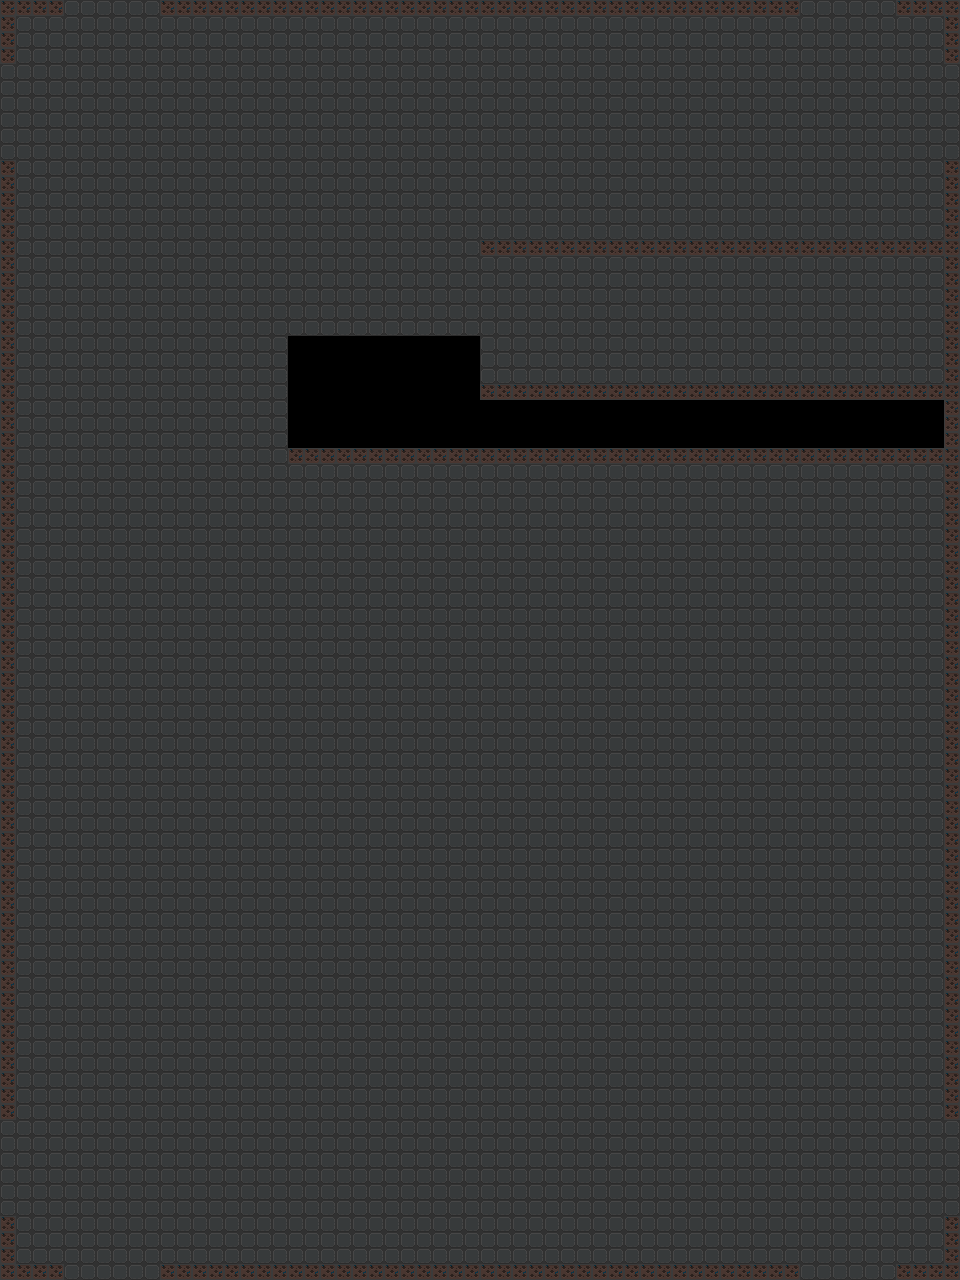

This game map was drawn from its Tiled (.tmx) file and the tilesets committed beside it. A one-line description and the trimmed map source follow:
An orthogonal 60x80 tile map with 16x16 px tiles, 2 tile layers (ground, walls) and 1 object (ramp).

<map version="1.2" tiledversion="1.2.1" orientation="orthogonal" renderorder="right-down" width="60" height="80" tilewidth="16" tileheight="16" infinite="0" nextlayerid="6" nextobjectid="46">
 <tileset firstgid="1" source="action rpg.tsx" />
 <layer id="1" name="ground" width="60" height="80">
  <data>[4800 cells, 4556 non-empty, 1 distinct tile ids]</data>
 </layer>
 <layer id="2" name="walls" width="60" height="80">
  <data>[4800 cells, 328 non-empty, 2 distinct tile ids]</data>
 </layer>
 <objectgroup color="#ffff00" id="3" name="spawn-points" />
 <objectgroup color="#ff007f" id="4" name="unique-enemies" />
 <objectgroup color="#aa00ff" id="5" name="environment">
  <object id="27" name="ramp-1" type="ramp" x="288" y="352" width="192" height="96">
   <properties>
    <property name="gridHeight" type="int" value="3" />
   </properties>
  </object>
 </objectgroup>
</map>